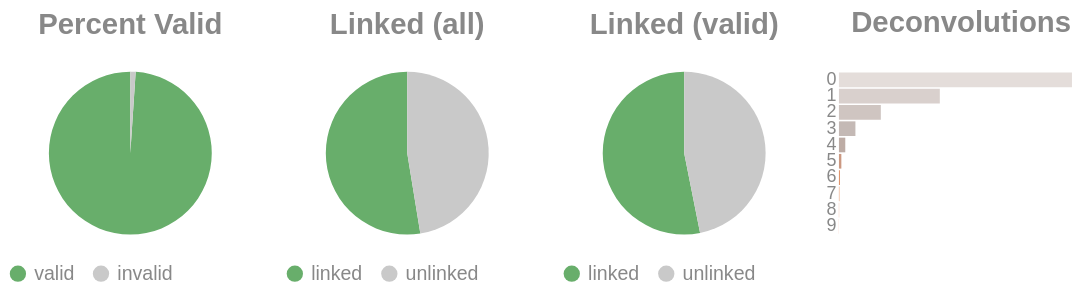

The notebook cell this image was saved under:
### Code cell
if SKIPLR:
    pass
else:
    clash = Counter()
    for i in valids['molecule'].to_list():
        _mol = i.split("-")
        if len(_mol) == 1:
            clash.update('0')
        else:
            clash.update(_mol[-1])

    _d = {"deconvolutions": [], 'count': []}
    for k,v in clash.items():
        _d['deconvolutions'].append(k)
        _d['count'].append(v)

    tot_valid = valids['reads'].sum()
    mask = valids['reads'] >= 2
    n_linked_reads = valids.filter(mask)['reads'].sum()
    if n_linked_reads == 0:
        print_html("No linked molecules (>=2 reads) were detected; skipping linked-only distributions.")
        SKIPLR = True
    else:
        perc_valid = round(tot_valid / n_reads, 4)
        linked_perc_abs = round(n_linked_reads / n_reads, 4)
        linked_perc = round(n_linked_reads / tot_valid, 4)

    _valid = pl.DataFrame({"valids": ['valid', 'invalid'], "count": [tot_valid, n_reads - tot_valid]})
    _linked_abs = pl.DataFrame({"linked (absolute)": ['linked', 'unlinked'], "count": [n_linked_reads, n_reads - n_linked_reads]})
    _linked_rel = pl.DataFrame({"linked (valids)": ['linked', 'unlinked'], "count": [n_linked_reads, tot_valid - n_linked_reads]})

    (
        alt.hconcat(
            piechart(_valid, goodval = 'valid', title = "Percent Valid"),
            piechart(_linked_abs, goodval = "linked", title =  "Linked (all)"),
            piechart(_linked_rel, goodval = "linked", title =  "Linked (valid)"),
            convolutionbar(pl.DataFrame(_d), title = "Deconvolutions"),
            center = True,
            bounds = 'flush'
        )
        .resolve_scale(color='independent')
        .resolve_legend('independent')
        .properties(usermeta={'embedOptions': {"actions": False}})
    ).display()

### Figure 1 — Vega-Lite specification as saved in the notebook (floating-point values rounded to 4 significant figures)
{"width": "container", "height": 400, "config": {"title": {"anchor": "start", "dy": -15, "fontSize": 18, "color": "#888888", "subtitleColor": "#888888", "subtitleFontSize": 14}, "arc": {"fill": "#0072B2"}, "axis": {"domainColor": "#888888", "domainWidth": 0.5, "gridWidth": 0.2, "grid": false, "titleFontWeight": 400, "titleFontSize": 15, "labelFontSize": 11, "labelColor": "#888888", "tickColor": "#888888", "tickWidth": 0.2, "titleColor": "#888888"}, "axisBand": {"grid": false}, "axisX": {"grid": true, "tickSize": 10, "domainCap": "round"}, "axisY": {"domain": false, "grid": true, "tickSize": 0, "domainCap": "round"}, "background": "transparent", "header": {"labelFontSize": 15, "labelColor": "#888888", "titleFontSize": 15, "titleFontWeight": 600, "titleColor": "#888888"}, "legend": {"labelFont": "sans-serif", "labelFontSize": 12, "labelColor": "#888888", "symbolSize": 100, "symbolType": "circle", "titleFontSize": 12, "titlePadding": 10, "titleColor": "#888888", "title": null}, "range": {"category": ["#E69F00", "#56B4E9", "#009E73", "#F0E442", "#0072B2", "#D55E00", "#CC79A7", "#000000"], "diverging": ["#cfe8f3", "#a2d4ec", "#73bfe2", "#46abdb", "#1696d2", "#12719e"]}, "area": {"fill": "#0072B2", "fillOpacity": 0.7, "line": true, "strokeOpacity": 0.7}, "line": {"color": "#0072B2", "stroke": "#0072B2", "strokeWidth": 2}, "trail": {"color": "#0072B2", "stroke": "#0072B2", "strokeWidth": 0, "size": 1}, "point": {"filled": true, "fillOpacity": 1.0, "size": 95}, "text": {"color": "#888888", "fontSize": 11, "align": "right", "fontWeight": 400, "size": 11}, "bar": {"fill": "#0072B2", "stroke": null}, "view": {"stroke": null, "continuousWidth": 660, "continuousHeight": 400}}, "hconcat": [{"data": {"name": "data-b4f5798fe58b183e84917a9f62b05734"}, "mark": {"type": "arc"}, "encoding": {"color": {"field": "valids", "legend": {"orient": "bottom", "title": null}, "scale": {"domain": ["valid", "invalid"], "range": ["#68ae6b", "#C9C9C9"]}, "title": "Valids", "type": "nominal"}, "theta": {"field": "count", "type": "quantitative"}, "tooltip": [{"field": "valids", "title": "Valids", "type": "ordinal"}, {"field": "percent", "format": ".2%", "title": "Percent", "type": "quantitative"}, {"field": "count", "title": "Count", "type": "quantitative"}]}, "height": 100, "title": {"text": "Percent Valid", "align": "center", "anchor": "middle"}, "transform": [{"calculate": "datum.count / 4502708", "as": "percent"}], "width": 150}, {"data": {"name": "data-9aef14c4eecf116a7827b22dd0d161d9"}, "mark": {"type": "arc"}, "encoding": {"color": {"field": "linked (absolute)", "legend": {"orient": "bottom", "title": null}, "scale": {"domain": ["linked", "unlinked"], "range": ["#68ae6b", "#C9C9C9"]}, "title": "Linked (Absolute)", "type": "nominal"}, "theta": {"field": "count", "type": "quantitative"}, "tooltip": [{"field": "linked (absolute)", "title": "Linked (Absolute)", "type": "ordinal"}, {"field": "percent", "format": ".2%", "title": "Percent", "type": "quantitative"}, {"field": "count", "title": "Count", "type": "quantitative"}]}, "height": 100, "title": {"text": "Linked (all)", "align": "center", "anchor": "middle"}, "transform": [{"calculate": "datum.count / 4502708", "as": "percent"}], "width": 150}, {"data": {"name": "data-7e5b6c83b5bfae3829eceb194ea418f0"}, "mark": {"type": "arc"}, "encoding": {"color": {"field": "linked (valids)", "legend": {"orient": "bottom", "title": null}, "scale": {"domain": ["linked", "unlinked"], "range": ["#68ae6b", "#C9C9C9"]}, "title": "Linked (Valids)", "type": "nominal"}, "theta": {"field": "count", "type": "quantitative"}, "tooltip": [{"field": "linked (valids)", "title": "Linked (Valids)", "type": "ordinal"}, {"field": "percent", "format": ".2%", "title": "Percent", "type": "quantitative"}, {"field": "count", "title": "Count", "type": "quantitative"}]}, "height": 100, "title": {"text": "Linked (valid)", "align": "center", "anchor": "middle"}, "transform": [{"calculate": "datum.count / 4455465", "as": "percent"}], "width": 150}, {"data": {"name": "data-b381a68f733776cd6756d0a93b5859fe"}, "mark": {"type": "bar"}, "encoding": {"color": {"field": "deconvolutions", "legend": null, "scale": {"scheme": "lightgreyred"}, "type": "nominal"}, "tooltip": [{"field": "deconvolutions", "title": "Deconvolutions", "type": "ordinal"}, {"field": "percent", "format": ".2%", "title": "Percent", "type": "quantitative"}, {"field": "count", "title": "Count", "type": "quantitative"}], "x": {"axis": null, "field": "count", "type": "quantitative"}, "y": {"field": "deconvolutions", "sort": "ascending", "title": null, "type": "nominal"}}, "height": 100, "title": {"text": "Deconvolutions", "align": "center", "anchor": "middle"}, "transform": [{"calculate": "datum.count / 2964920", "as": "percent"}], "width": 150}], "bounds": "flush", "center": true, "resolve": {"legend": {"angle": "independent"}, "scale": {"color": "independent"}}, "usermeta": {"embedOptions": {"actions": false}}, "$schema": "https://vega.github.io/schema/vega-lite/v6.4.1.json", "datasets": {"data-b4f5798fe58b183e84917a9f62b05734": [{"valids": "valid", "count": 4455465}, {"valids": "invalid", "count": 47243}], "data-9aef14c4eecf116a7827b22dd0d161d9": [{"linked (absolute)": "linked", "count": 2367124}, {"linked (absolute)": "unlinked", "count": 2135584}], "data-7e5b6c83b5bfae3829eceb194ea418f0": [{"linked (valids)": "linked", "count": 2367124}, {"linked (valids)": "unlinked", "count": 2088341}], "data-b381a68f733776cd6756d0a93b5859fe": [{"deconvolutions": "0", "count": 1716537}, {"deconvolutions": "1", "count": 743058}, {"deconvolutions": "2", "count": 308715}, {"deconvolutions": "3", "count": 121433}, {"deconvolutions": "4", "count": 46710}, {"deconvolutions": "5", "count": 17756}, {"deconvolutions": "6", "count": 6704}, {"deconvolutions": "7", "count": 2594}, {"deconvolutions": "8", "count": 999}, {"deconvolutions": "9", "count": 414}]}}
